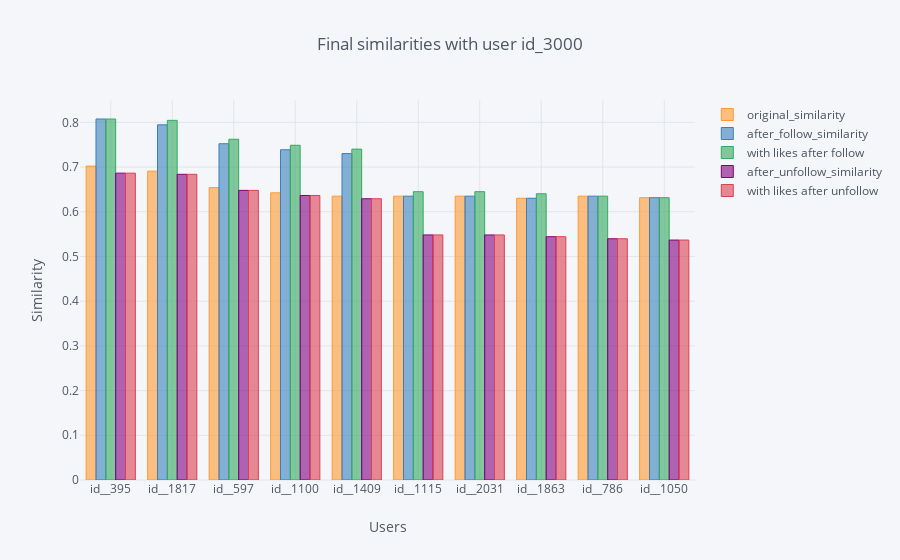

Notebook cell for this chart:
### Code cell
end_similarity.iplot(kind='bar', x='plan_ori_id', title='Final similarities with user id_3000', 
            yTitle='Similarity', xTitle='Users')

### Figure 1 — Plotly figure (JSON) as saved in the notebook; plotly's stock layout.template omitted (floating-point values rounded to 4 significant figures)
{"data": [{"marker": {"color": "rgba(255, 153, 51, 0.6)", "line": {"color": "rgba(255, 153, 51, 1.0)", "width": 1}}, "name": "original_similarity", "orientation": "v", "text": "", "type": "bar", "uid": "8c20bcfb-3a52-457e-82e7-635a2a2a0370", "x": ["id__395", "id__1817", "id__597", "id__1100", "id__1409", "id__1115", "id__2031", "id__1863", "id__786", "id__1050"], "y": [0.7022, 0.6908, 0.6541, 0.6424, 0.6349, 0.6349, 0.6349, 0.6302, 0.6349, 0.6314]}, {"marker": {"color": "rgba(55, 128, 191, 0.6)", "line": {"color": "rgba(55, 128, 191, 1.0)", "width": 1}}, "name": "after_follow_similarity", "orientation": "v", "text": "", "type": "bar", "uid": "202dfeee-210e-468a-9cfe-161fab571bb8", "x": ["id__395", "id__1817", "id__597", "id__1100", "id__1409", "id__1115", "id__2031", "id__1863", "id__786", "id__1050"], "y": [0.8075, 0.7945, 0.7522, 0.7387, 0.7301, 0.6349, 0.6349, 0.6302, 0.6349, 0.6314]}, {"marker": {"color": "rgba(50, 171, 96, 0.6)", "line": {"color": "rgba(50, 171, 96, 1.0)", "width": 1}}, "name": "with likes after follow", "orientation": "v", "text": "", "type": "bar", "uid": "62cd0439-0b97-481d-843c-b45c6394f8bb", "x": ["id__395", "id__1817", "id__597", "id__1100", "id__1409", "id__1115", "id__2031", "id__1863", "id__786", "id__1050"], "y": [0.8075, 0.8045, 0.7622, 0.7487, 0.7401, 0.6449, 0.6449, 0.6402, 0.6349, 0.6314]}, {"marker": {"color": "rgba(128, 0, 128, 0.6)", "line": {"color": "rgba(128, 0, 128, 1.0)", "width": 1}}, "name": "after_unfollow_similarity", "orientation": "v", "text": "", "type": "bar", "uid": "dead5069-0279-423b-b03e-39f7cf4e4e7d", "x": ["id__395", "id__1817", "id__597", "id__1100", "id__1409", "id__1115", "id__2031", "id__1863", "id__786", "id__1050"], "y": [0.6864, 0.6838, 0.6478, 0.6364, 0.6291, 0.5482, 0.5481, 0.5442, 0.5396, 0.5367]}, {"marker": {"color": "rgba(219, 64, 82, 0.6)", "line": {"color": "rgba(219, 64, 82, 1.0)", "width": 1}}, "name": "with likes after unfollow", "orientation": "v", "text": "", "type": "bar", "uid": "bf4939ec-98cf-4512-82a5-1357c2afbee9", "x": ["id__395", "id__1817", "id__597", "id__1100", "id__1409", "id__1115", "id__2031", "id__1863", "id__786", "id__1050"], "y": [0.6864, 0.6838, 0.6478, 0.6364, 0.6291, 0.5482, 0.5481, 0.5442, 0.5396, 0.5367]}], "layout": {"legend": {"bgcolor": "#F5F6F9", "font": {"color": "#4D5663"}}, "paper_bgcolor": "#F5F6F9", "plot_bgcolor": "#F5F6F9", "title": {"font": {"color": "#4D5663"}, "text": "Final similarities with user id_3000"}, "xaxis": {"gridcolor": "#E1E5ED", "showgrid": true, "tickfont": {"color": "#4D5663"}, "title": {"font": {"color": "#4D5663"}, "text": "Users"}, "zerolinecolor": "#E1E5ED"}, "yaxis": {"gridcolor": "#E1E5ED", "showgrid": true, "tickfont": {"color": "#4D5663"}, "title": {"font": {"color": "#4D5663"}, "text": "Similarity"}, "zerolinecolor": "#E1E5ED"}}}
